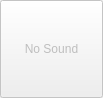
<?xml version="1.0" encoding="UTF-8"?>
<ui version="4.0">
 <class>SoundButton</class>
 <widget class="QWidget" name="SoundButton">
  <property name="geometry">
   <rect>
    <x>0</x>
    <y>0</y>
    <width>103</width>
    <height>98</height>
   </rect>
  </property>
  <property name="sizePolicy">
   <sizepolicy hsizetype="Expanding" vsizetype="Expanding">
    <horstretch>0</horstretch>
    <verstretch>0</verstretch>
   </sizepolicy>
  </property>
  <property name="windowTitle">
   <string>Form</string>
  </property>
  <layout class="QGridLayout" name="gridLayout">
   <property name="margin">
    <number>0</number>
   </property>
   <property name="spacing">
    <number>0</number>
   </property>
   <item row="0" column="0">
    <widget class="QPushButton" name="button">
     <property name="enabled">
      <bool>false</bool>
     </property>
     <property name="sizePolicy">
      <sizepolicy hsizetype="Minimum" vsizetype="Minimum">
       <horstretch>0</horstretch>
       <verstretch>0</verstretch>
      </sizepolicy>
     </property>
     <property name="text">
      <string>No Sound</string>
     </property>
     <property name="checkable">
      <bool>true</bool>
     </property>
     <property name="default">
      <bool>false</bool>
     </property>
     <property name="flat">
      <bool>false</bool>
     </property>
    </widget>
   </item>
  </layout>
 </widget>
 <resources/>
 <connections/>
</ui>
